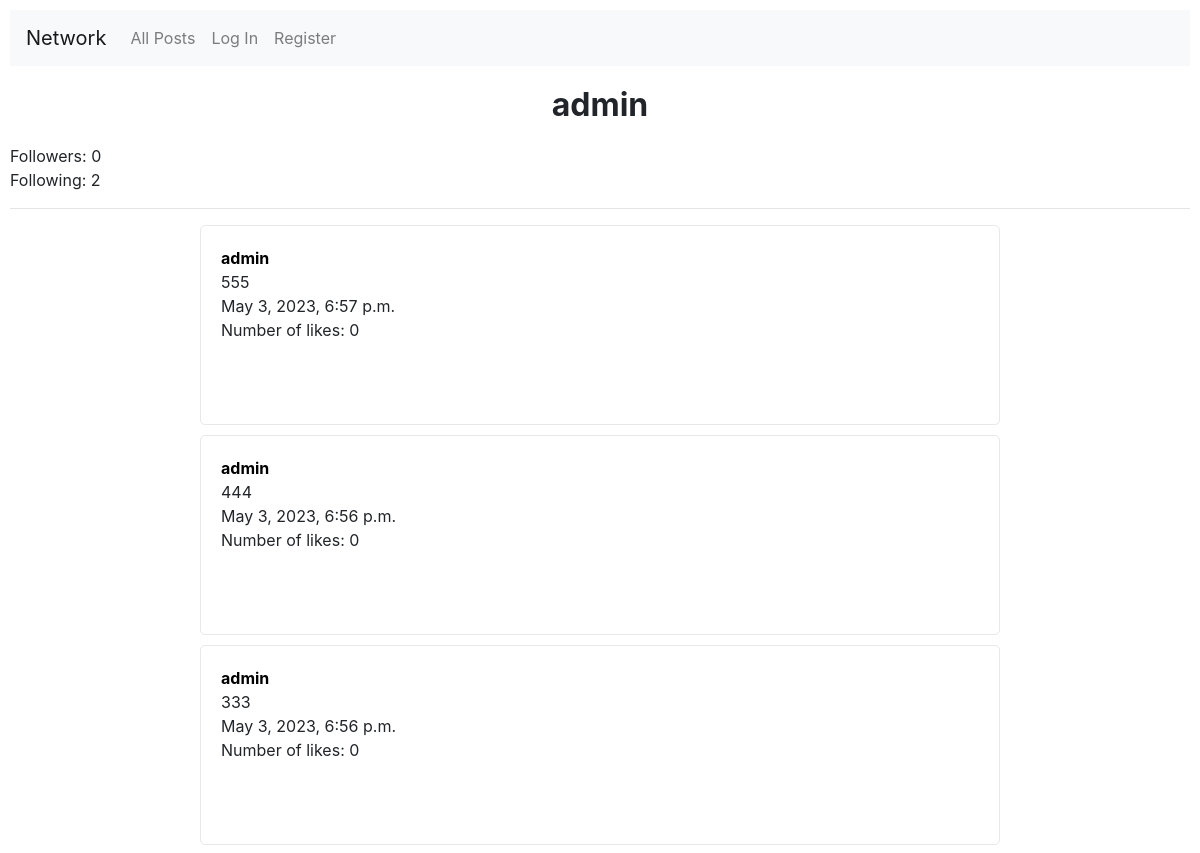
/profile/5 (upper part), run on an earlier commit of the app's database.
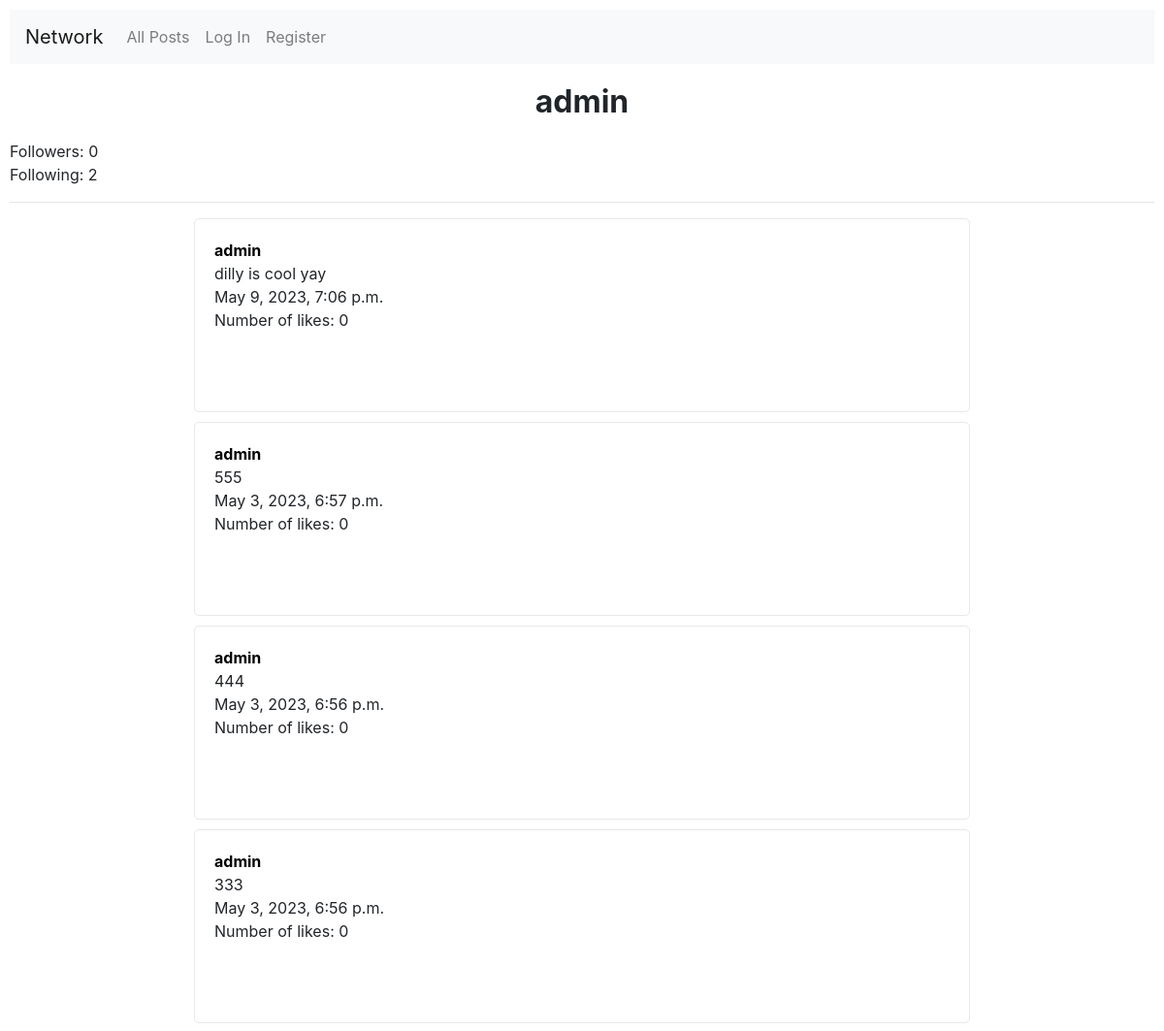
And on a later commit of the database.
### network/models.py (models this page shows, shortened)
class Post(models.Model):
    user = models.ForeignKey(User, on_delete=models.CASCADE, blank=True, null=True, related_name="post_user")
    content = models.CharField(max_length=280)
    number_of_likes = models.IntegerField(default=0)
    time = models.DateTimeField(auto_now_add=True)

class User(AbstractUser):
    pass

### network/views.py (the view)
# urls.py: path("profile/<int:profile_id>", views.profile, name="profile"),
def profile(request, profile_id):
        all_user_posts = Post.objects.filter(user=profile_id).order_by("-time")
        number_of_posts = len(all_user_posts)
        user = None
        likes = None
        liked_post_ids = []
        if request.user.id is not None:
            user = User.objects.get(id=request.user.id)
            likes = Like.objects.filter(user=user)
            for like in likes:
                liked_post_ids.append(like.post.id)
        profile = User.objects.get(id=profile_id)
        followers = Follow.objects.filter(following=profile_id)
        follower_list = []
        for follower in followers:
            follower_list.append(follower.user)
        if user in follower_list:
            is_following = True
        else:
            is_following = False
        following = Follow.objects.filter(user=profile_id)
        page_obj = get_page_objects(request, all_user_posts)
        return render(request, "network/profile.html", {
            "user": user,
            "liked_post_ids": liked_post_ids,
            "profile": profile,
            "is_following": is_following,
            "followers_count": len(followers),
            "following_count": len(following),
            "page_obj": page_obj,
            "number_of_posts": number_of_posts
        })

### network/utils.py (called while the page is built)
def get_page_objects(request, posts):
    paginator = Paginator(posts, 10)
    page_number = request.GET.get("page")
    page_obj = paginator.get_page(page_number)
    return page_obj

### network/templates/network/profile.html (shortened to what this page needs)
{% extends "network/layout.html" %}
{% block body %}
    <h2>{{ profile.username }}</h2>
    <div>
        Followers: {{ followers_count }}
    </div>
    <div>
        Following: {{ following_count }}
    </div>
    <hr>
    {% include "network/posts.html" %}
{% endblock %}

### network/templates/network/posts.html (shortened to what this page needs)
{% load static %}
{% if number_of_posts > 0 %}
    {% for post in page_obj %}
        <div class="post-panel">
            <div>
                <a class="username" href="{% url 'profile' profile_id=post.user.id %}"><strong>{{ post.user }}</strong></a>
            </div>
            <div id="content-div-{{ post.id }}-saved">
                {{ post.content }}
            </div>
            <div>
                {{ post.time }}
            </div>
            <div id="likes-div-{{ post.id }}">
                Number of likes: {{ post.number_of_likes }}
            </div>
        </div>
    {% endfor %}
{% else %}
    No active posts
{% endif %}

What changed in the data, as far as the page shows it:
added Post: user "admin", content "dilly is cool yay", time "May 9, 2023, 7:06 p.m.", number_of_likes "0"
